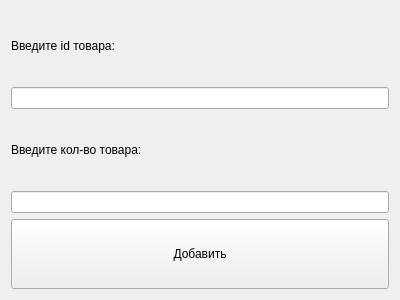
<?xml version="1.0" encoding="UTF-8"?>
<ui version="4.0">
 <class>Form</class>
 <widget class="QWidget" name="Form">
  <property name="geometry">
   <rect>
    <x>0</x>
    <y>0</y>
    <width>400</width>
    <height>300</height>
   </rect>
  </property>
  <property name="windowTitle">
   <string>Увеличить склад товара</string>
  </property>
  <layout class="QVBoxLayout" name="verticalLayout">
   <item>
    <widget class="QLabel" name="l">
     <property name="text">
      <string>Введите id товара:</string>
     </property>
    </widget>
   </item>
   <item>
    <widget class="QLineEdit" name="le"/>
   </item>
   <item>
    <widget class="QLabel" name="l1">
     <property name="text">
      <string>Введите кол-во товара:</string>
     </property>
    </widget>
   </item>
   <item>
    <widget class="QLineEdit" name="le1"/>
   </item>
   <item>
    <widget class="QPushButton" name="pushButton">
     <property name="sizePolicy">
      <sizepolicy hsizetype="Minimum" vsizetype="Minimum">
       <horstretch>0</horstretch>
       <verstretch>0</verstretch>
      </sizepolicy>
     </property>
     <property name="text">
      <string>Добавить</string>
     </property>
    </widget>
   </item>
  </layout>
 </widget>
 <resources/>
 <connections/>
</ui>
